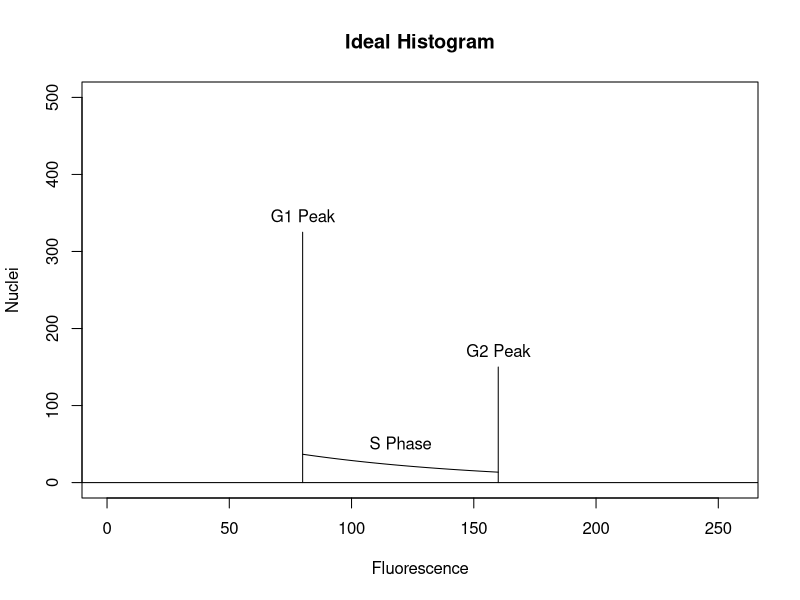
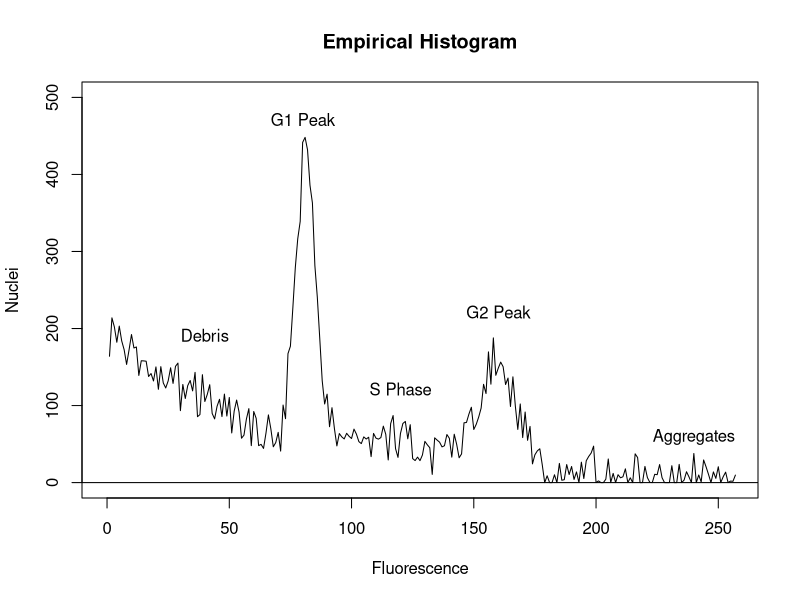
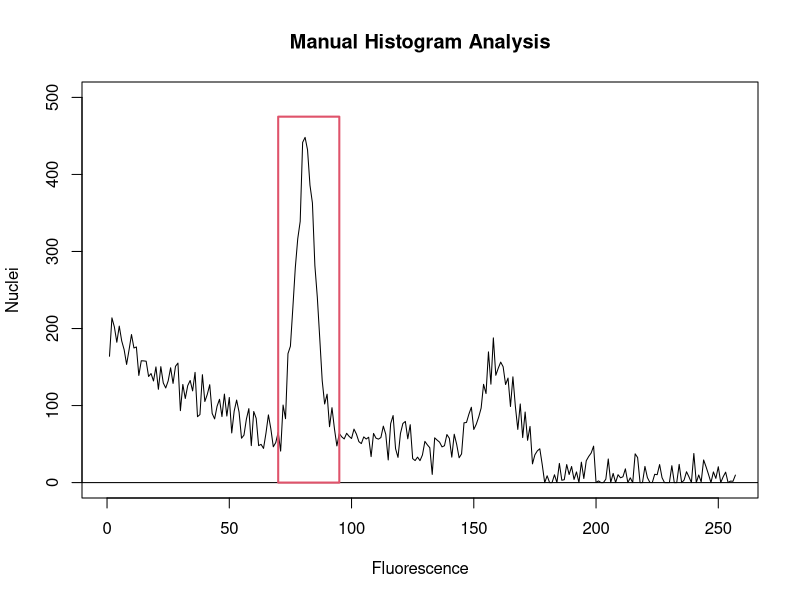
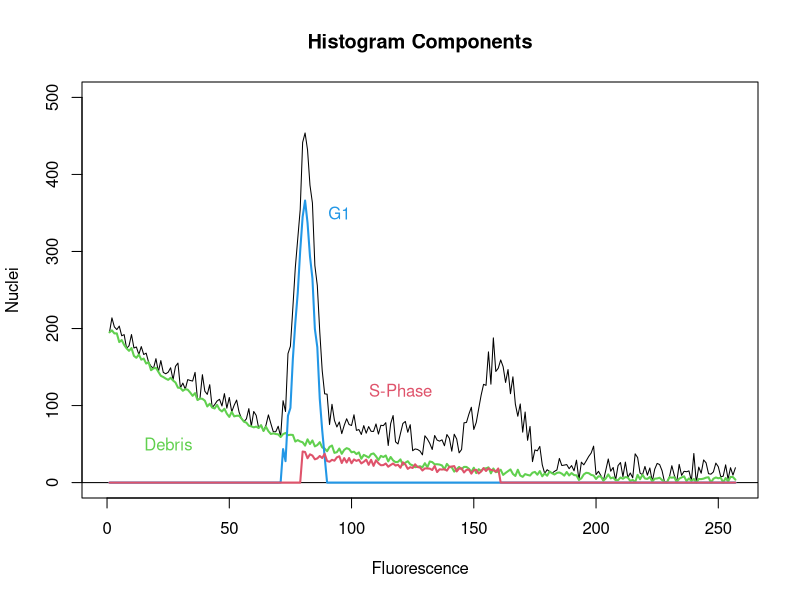
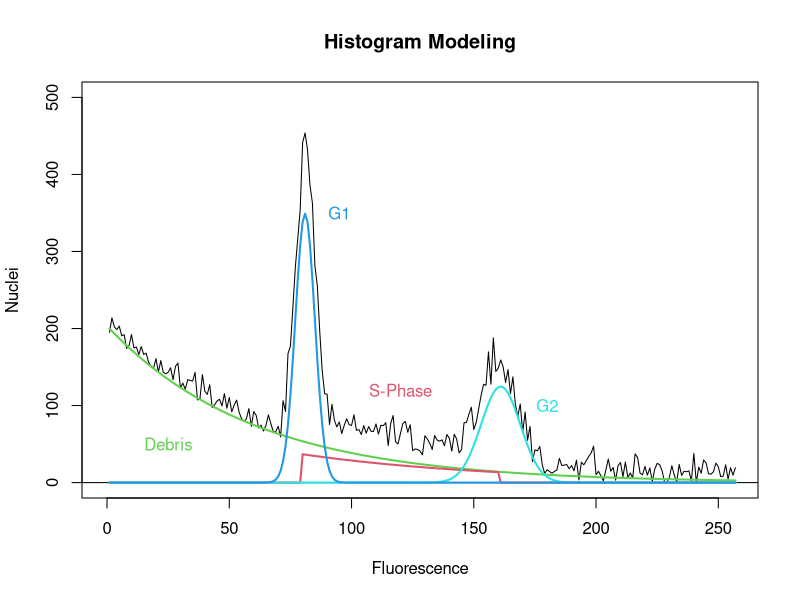
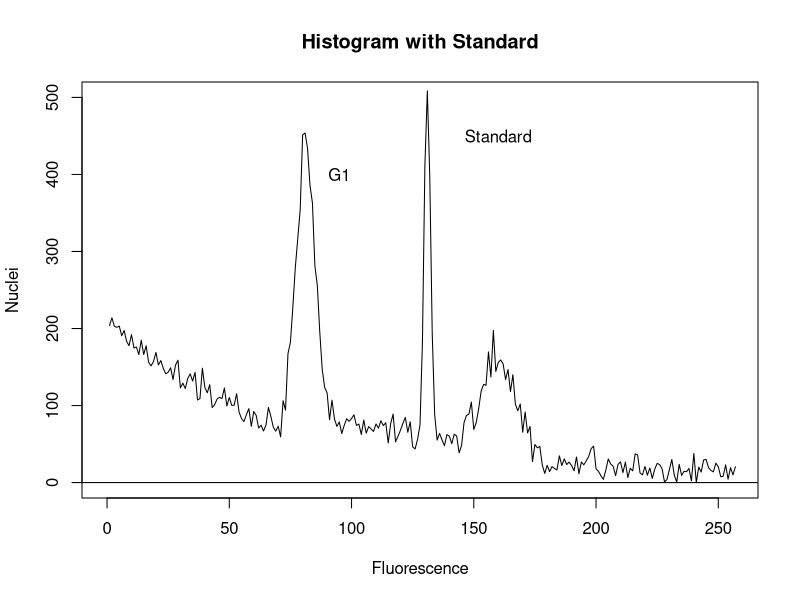

These figures' R source, in order:
## ---- chunk 1
plot(x = 1, type = 'n', xlim = c(0, 256), ylim = c(0, 500),
     ylab = "Nuclei", xlab = "Fluorescence", main = "Ideal Histogram")
abline(h = 0)
lines(x = c(80, 80), y = c(0, 325))
lines(x = c(160, 160), y = c(0, 150))
tmpfun <- function(x) 100 * exp(-x/80)
curve(tmpfun, 80, 160, add = TRUE)
text(x = 80, y = 325, "G1 Peak", pos = 3)
text(x = 160, y = 150, "G2 Peak", pos = 3)
text(x = 120, y = 30, "S Phase", pos = 3)
## ---- chunk 2
set.seed(1234)
plot(x = 1, type = 'n', xlim = c(0, 256), ylim = c(0, 500),
     ylab = "Nuclei", xlab = "Fluorescence", main = "Empirical Histogram")
abline(h = 0)

vals <- rep(0, 256)
vals <- jitter(3500 * dnorm(0:256, mean = 80, sd = 80 * 0.05), amount = 20)
vals <- vals + jitter(200 * exp ((0:-256)/60), amount = 5)
vals <- vals +
  jitter(2500 * dnorm(0:256, mean = 160, sd = 160 * 0.05), amount = 20)
vals[80:160] <- vals[80:160] + jitter(100 * exp((-80:-160)/80),
                                      amount = 5)
vals[vals < 0] <- 0
points(vals, type = 'l')

text(x = 80, y = 450, "G1 Peak", pos = 3)
text(x = 160, y = 200, "G2 Peak", pos = 3)
text(x = 120, y = 100, "S Phase", pos = 3)
text(x = 40, y = 170, "Debris", pos = 3)
text(x = 240, y = 40, "Aggregates", pos = 3)
## ---- chunk 3
set.seed(1234)
plot(x = 1, type = 'n', xlim = c(0, 256), ylim = c(0, 500),
     ylab = "Nuclei", xlab = "Fluorescence",
     main = "Manual Histogram Analysis")
abline(h = 0)

vals <- rep(0, 256)
vals <- jitter(3500 * dnorm(0:256, mean = 80, sd = 80 * 0.05), amount = 20)
vals <- vals + jitter(200 * exp ((0:-256)/60), amount = 5)
vals <- vals +
  jitter(2500 * dnorm(0:256, mean = 160, sd = 160 * 0.05), amount = 20)
vals[80:160] <- vals[80:160] + jitter(100 * exp((-80:-160)/80),
                                      amount = 5)
vals[vals < 0] <- 0
points(vals, type = 'l')
rect(70, 0, 95, 475, border = 2, lwd = 2)
## ---- chunk 4
set.seed(1234)
plot(x = 1, type = 'n', xlim = c(0, 256), ylim = c(0, 500),
     ylab = "Nuclei", xlab = "Fluorescence",
     main = "Histogram Components")
abline(h = 0)

vals <- rep(0, 257)
sphase <- vals
G1 <- jitter(3500 * dnorm(0:256, mean = 80, sd = 80 * 0.05), amount = 20)
G1[G1<0] <- 0
vals <- G1
debris <- jitter(200 * exp ((0:-256)/60), amount = 5)
debris[debris<0] <- 0
vals <- vals + debris
G2 <- jitter(2500 * dnorm(0:256, mean = 160, sd = 160 * 0.05), amount = 20)
G2[G2<0] <- 0
vals <- vals + G2
sphase[80:160] <- jitter(100 * exp((-80:-160)/80), amount = 5)
sphase[sphase<0] <- 0
vals <- vals + sphase
vals[vals < 0] <- 0
points(vals, type = 'l')
G1[c(1:70, 90:256)] <- 0
points(debris, type = 'l', col = 3, lwd = 2)
points(G1, type = 'l', col = 4, lwd = 2)
sphase[c(1:70, 170:256)] <- 0
points(sphase, type = 'l', col = 2, lwd = 2)
text(x = 25, y = 50, col = 3, "Debris")
text(x = 95, y = 350, col = 4, "G1")
text(x = 120, y = 120, col = 2, "S-Phase")
## ---- chunk 5
set.seed(1234)
plot(x = 1, type = 'n', xlim = c(0, 256), ylim = c(0, 500),
     ylab = "Nuclei", xlab = "Fluorescence",
     main = "Histogram Modeling")
abline(h = 0)

vals <- rep(0, 257)
sphase <- vals
G1 <- jitter(3500 * dnorm(0:256, mean = 80, sd = 80 * 0.05), amount = 20)
G1[G1<0] <- 0
vals <- G1
debris <- jitter(200 * exp ((0:-256)/60), amount = 5)
debris[debris<0] <- 0
vals <- vals + debris
G2 <- jitter(2500 * dnorm(0:256, mean = 160, sd = 160 * 0.05), amount = 20)
G2[G2<0] <- 0
vals <- vals + G2
sphase[80:160] <- jitter(100 * exp((-80:-160)/80), amount = 5)
sphase[sphase<0] <- 0
vals <- vals + sphase
sphase[80:160] <- 100 * exp((-80:-160)/80)
vals[vals < 0] <- 0
points(vals, type = 'l')
points(200 * exp ((0:-256)/60), type = 'l', col = 3, lwd = 2)
points(sphase, type = 'l', col = 2, lwd = 2)
points(2500 * dnorm(0:256, mean = 160, sd = 160 * 0.05), type = 'l',
       lwd = 2, col = 5)
points(3500 * dnorm(0:256, mean = 80, sd = 80 * 0.05), type = 'l',
       col = 4, lwd = 2)
text(x = 25, y = 50, col = 3, "Debris")
text(x = 95, y = 350, col = 4, "G1")
text(x = 120, y = 120, col = 2, "S-Phase")
text(x = 180, y = 100, col = 5, "G2")
## ---- chunk 6
set.seed(1234)
plot(x = 1, type = 'n', xlim = c(0, 256), ylim = c(0, 500),
     ylab = "Nuclei", xlab = "Fluorescence",
     main = "Histogram with Standard")
abline(h = 0)

vals <- rep(0, 257)
sphase <- vals
G1 <- jitter(3500 * dnorm(0:256, mean = 80, sd = 80 * 0.05), amount = 20)
G1[G1<0] <- 0
vals <- G1
debris <- jitter(200 * exp ((0:-256)/60), amount = 5)
debris[debris<0] <- 0
vals <- vals + debris
G2 <- jitter(2500 * dnorm(0:256, mean = 160, sd = 160 * 0.05), amount = 20)
G2[G2<0] <- 0
vals <- vals + G2
sphase[80:160] <- jitter(100 * exp((-80:-160)/80), amount = 5)
sphase[sphase<0] <- 0
standard <- jitter(1500 * dnorm(0:256, mean = 130, sd = 130 * 0.01),
                   amount = 10)
standard[standard<0] <- 0
vals <- vals + sphase
vals <- vals + standard
sphase[80:160] <- 100 * exp((-80:-160)/80)
vals[vals < 0] <- 0
points(vals, type = 'l')
text(x = 160, y = 450, "Standard")
text(x = 95, y = 400, "G1")
